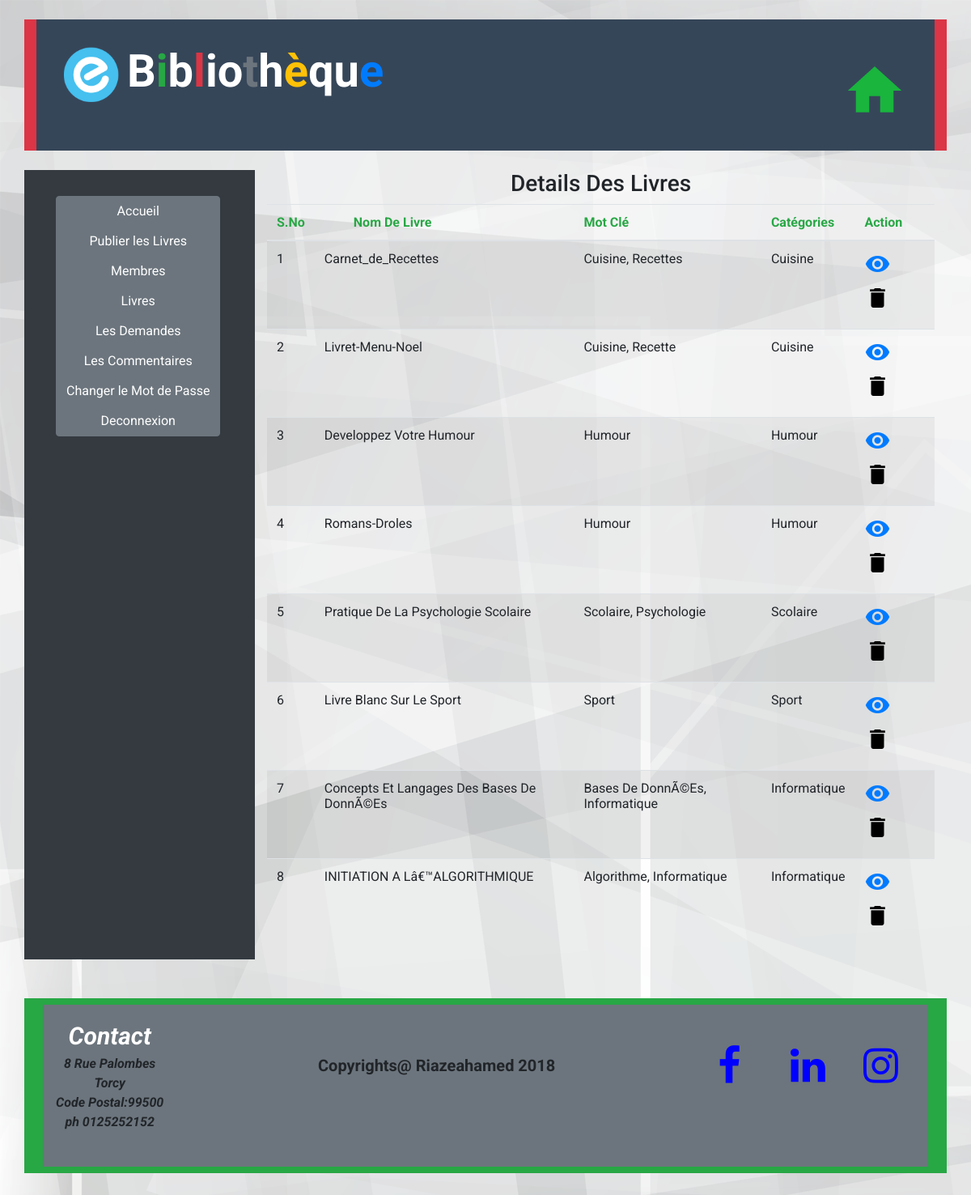
/view_books.php (signed in), run on the app's committed database.
### tables this page shows
CREATE TABLE `livres` (
  `LID` int(50) NOT NULL,
  `LNOM` varchar(150) NOT NULL,
  `MOTCLE` varchar(150) NOT NULL,
  `CATEGORIES` varchar(150) NOT NULL,
  `DOSSIER` varchar(150) NOT NULL
);

### view_books.php (the view, shortened to what this page needs)
<?php
include "data_base.php";
?>
<html>
<head>
		<link rel="stylesheet" href="https://maxcdn.bootstrapcdn.com/bootstrap/4.0.0/css/bootstrap.min.css" >
		<link rel="stylesheet" href="https://cdnjs.cloudflare.com/ajax/libs/font-awesome/4.7.0/css/font-awesome.min.css">
		<link rel="stylesheet" type="text/css" href="css/custom.css">
</head>
 	<body>
							<?php include "header.php";?>
		<div class="container read">
			<div class="row">
	   			<div class="col-lg-3 bg-dark ">
	   			 		<?php include "admin_navbar.php";?>
				</div>
				<div class="col-lg-9 col-12">
					<?php
					echo "<h3 class='text-center'>Details Des Livres</h3>";
					 $sql="SELECT * FROM Livres";
					 $res=$db->query($sql);
					 if($res->num_rows>0)
					 {
					 	echo "<table class='table table-striped view_books' >
								  <thead>
								    <tr class='text-success'>
								      <th scope='col'>S.No</th>
								      <th scope='col' class='pl-5'>Nom De Livre</th>
								      <th scope='col'>Mot Clé</th>
								      <th scope='col'>Catégories</th>
								      <th scope='col'>Action</th>
								    </tr>
								  </thead>";
								  $i=0;
								while($row=$res->fetch_assoc())
								{
									$i++;
									echo "<tr class='text-capitalize'>";
									echo "<td>{$i}</td>";
									echo "<td>{$row["LNOM"]}</td>";
									echo "<td>{$row["MOTCLE"]}</td>";
									echo "<td>{$row["CATEGORIES"]}</td>";
									echo "<td><a href='{$row["DOSSIER"]}' target='_blank'><i class='material-icons' title='Lire'>visibility</i></a><a href='delete.php?id={$row["LID"]}'><i class='material-icons' style='color:black;' title='supprimer'>delete</i></a></td>";
									echo "</tr>";
								}
						echo " </table>";
					 }
					 else{
					 	echo "<br><br><p class='erreur'>Désolé aucun Livre n'a été trouvé</p>";
					 }
					 ?>
				</div>
			</div>
		</div>
					<?php include "footer.php";?>
	</body>
</html>

### header.php (shortened to what this page needs)
<!DOCTYPE html>
<html>
<head>
		<link rel="stylesheet" href="https://maxcdn.bootstrapcdn.com/bootstrap/4.0.0/css/bootstrap.min.css" >
		<link rel="stylesheet" href="https://cdnjs.cloudflare.com/ajax/libs/font-awesome/4.7.0/css/font-awesome.min.css">
		<link rel="stylesheet" type="text/css" href="css/custom.css">
</head>
 	<body>
			<div class="container bg-danger riaze">
				<div class="jumbotron jumbotron-fluid display-4 my-4  p-4 ">
						<div class="row">
							<div class="col-lg-10">
								<p class="font-weight-bold text-white"><img class="logo_header" src="img/logo2.png" alt="header">B<span class="text-success">i</span>b<span class="text-danger">l</span>io<span class="text-secondary">t</span>h<span class="text-warning">è</span>qu<span class="text-primary">e</span>
							</div>
							<div class="col-lg-2">
							<a href="index.php" class="float-right mt-4 "><i class="material-icons home">home</i> </a>
							</div>
						</div>
				</div>
			</div>
	</body>
	</html>

### admin_navbar.php (shortened to what this page needs)
<nav class="navbar navbar-expand-lg navbar-dark sticky-top my-4 mx-2 ">
			<div class="collapse navbar-collapse" id="navBarMenu">
				<ul class="nav flex-column ">
					<div class="btn-group-vertical">
						<a type="button" class="btn btn-secondary" href="ahome.php">Accueil</a>
			  			<a type="button" class="btn btn-secondary" href="upload_books.php">Publier les Livres</a>
			  			<a type="button" class="btn btn-secondary" href="view_membres.php">Membres</a>
			  			<a type="button" class="btn btn-secondary" href="view_books.php">Livres</a>
			  			<a type="button" class="btn btn-secondary" href="view_request.php">Les Demandes</a>
			  			<a type="button" class="btn btn-secondary" href="view_comments.php">Les Commentaires</a>
			  			<a type="button" class="btn btn-secondary" href="achangepass.php">Changer le Mot de Passe</a>
			  			<a type="button" class="btn btn-secondary" href="logout.php">Deconnexion</a>
					</div>
				</ul>
			</div>
</nav>

### footer.php
<div class="container bg-success">
	<div class=" jumbotron-fluid mx-2 my-5 px-0 py-2 ">
		<div id=contact>
				<footer class="text-center font-weight-bold bg-secondary">
						<address>
						<span>Contact</span><br>
						8 Rue Palombes<br>
						Torcy<br>
						Code Postal:99500<br>
						ph 0125252152 </address>
					<p>Copyrights@ Riazeahamed 2018</p>
						<a href="https://www.instagram.com" target="_blank" class="fa fa-instagram"></a>
						<a href="https://www.linkedin.com/" target="_blank" class="fa fa-linkedin"></a>
						<a href="https://www.facebook.com/"  target="_blank" class="fa fa-facebook"></a>
				</footer>
		</div>
	</div>
</div>

### css/custom.css (style rules this page uses)
body { font-family: 'Roboto', Verdana, sans-serif; background-image: url('../img/background.png'); height: auto; width: 100%; }
address { display: inline-block; float: left; font-style: italic; padding-left: 1em; padding-top: 1em; }
footer { background-color: #62933f; height:200px; width: auto; }
footer p { font-size: 20px; display: inline-block; padding-top: 60px; }
address span { color:white; padding-top: 60px; font-size: 30px; }
.jumbotron img { width: 10%; height: auto; }
.logo_header { font-size: 4em; display:inline-block; }
.fa { padding-top:1em; padding-left: 10px; margin-right : 70px; font-size: 50px; width: 20px; text-align: center; text-decoration: none; border-radius: 80%; float:right; color: blue; }
.material-icons { font-size:2rem ; padding-right:10px; padding-bottom: 10px; }
.jumbotron { background-color: #364659; }
.home { font-size:5rem ; color:#19b53d; }

### data on the page
livres: LNOM "Carnet_de_Recettes", MOTCLE "Cuisine, Recettes", CATEGORIES "Cuisine"
livres: LNOM "Livret-Menu-Noel", MOTCLE "Cuisine, Recette", CATEGORIES "Cuisine"
livres: LNOM "Developpez Votre Humour", MOTCLE "Humour", CATEGORIES "Humour"
livres: LNOM "Romans-Droles", MOTCLE "Humour", CATEGORIES "Humour"
livres: LNOM "Pratique De La Psychologie Scolaire", MOTCLE "Scolaire, Psychologie", CATEGORIES "Scolaire"
livres: LNOM "Livre Blanc Sur Le Sport", MOTCLE "Sport", CATEGORIES "Sport"
livres: LNOM "Concepts Et Langages Des Bases De DonnÃ©es", MOTCLE "Bases De DonnÃ©es, Informatique", CATEGORIES "Informatique"
livres: LNOM "INITIATION A Lâ€™ALGORITHMIQUE", MOTCLE "Algorithme, Informatique", CATEGORIES "Informatique"
